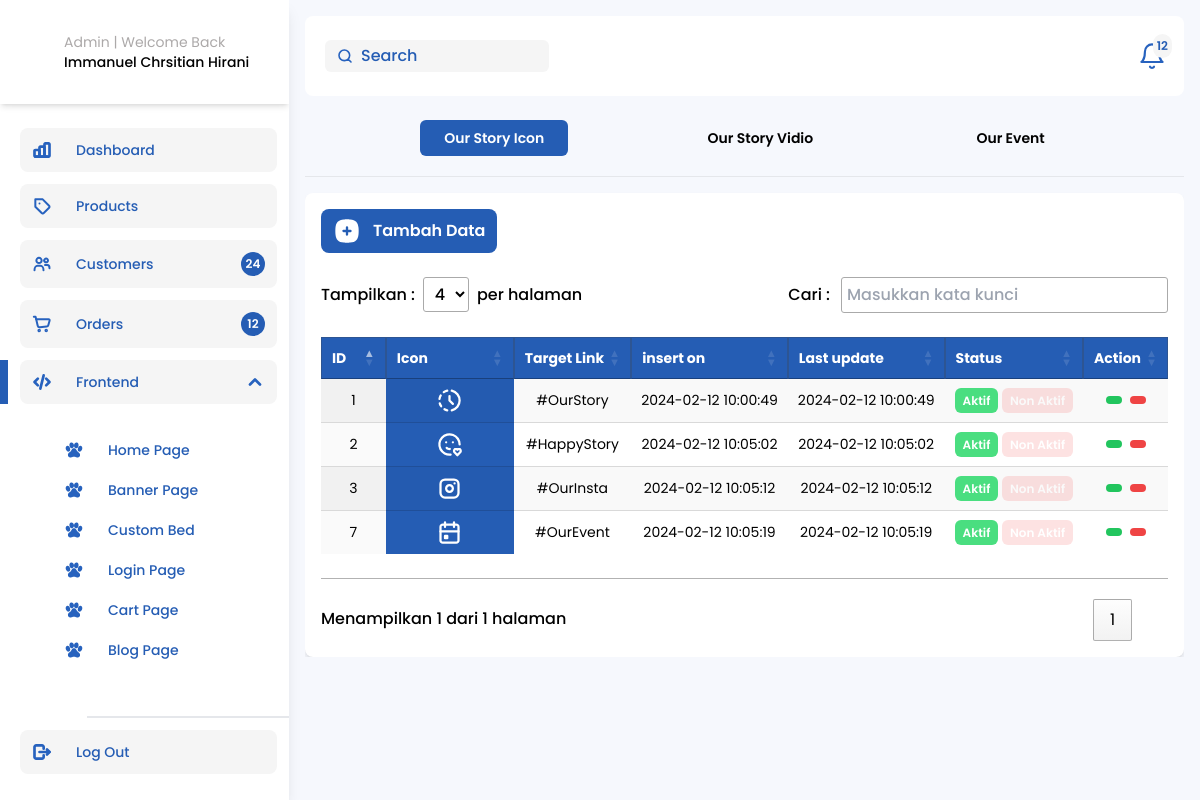
Page /Admin-Blog.php on the committed database.
### tables this page shows
CREATE TABLE `blog` (
  `blog_id` int(11) NOT NULL,
  `blog_type` varchar(50) NOT NULL,
  `blog_icon` varchar(100) NOT NULL,
  `blog_targetLink` varchar(500) NOT NULL,
  `blog_icon_title` varchar(100) NOT NULL,
  `blog_vidio` varchar(500) NOT NULL,
  `status` int(1) NOT NULL,
  `insert_date` datetime NOT NULL DEFAULT current_timestamp(),
  `lastUpdate_date` datetime NOT NULL DEFAULT current_timestamp()
);

### function.php (called while the page is built, shortened)
<?php
$conn = mysqli_connect('localhost', 'root', '', 'nerumeru');
function query($query)
{
    global $conn;
    $result = mysqli_query($conn, $query);
    $rows = [];
    foreach ($result as $row) {
        $rows[] = $row;
    }
    return $rows;
}

### Admin-Blog.php (the view, shortened to what this page needs)
<?php
require "function.php";
$Blogs = query("SELECT * FROM blog WHERE blog_type = 'icon';");
?>
<!doctype html>
<html lang="en">
<head>
  <link rel="stylesheet" href="./css/output.css" />
  <link rel="stylesheet" href="https://cdn.jsdelivr.net/npm/swiper@10/swiper-bundle.min.css" />
  <link rel="stylesheet" href="https://cdn.jsdelivr.net/npm/swiper@10/swiper-bundle.min.css" />
  <link rel="stylesheet" href="https://cdn.jsdelivr.net/npm/@tabler/icons-webfont@latest/tabler-icons.min.css" />
  <link href="https://cdn.datatables.net/1.13.3/css/jquery.dataTables.min.css" rel="stylesheet" />
  <link href="https://cdn.datatables.net/buttons/2.3.5/css/buttons.dataTables.min.css" rel="stylesheet" />
</head>
<body>
  <main class="my-0">
    <section class="admin relative h-screen overflow-hidden my-0">
      <div class="flex items-start justify-between">
        <?php include("sidebar.admin.php"); ?>
        <div class="flex flex-col gap-4 container">
          <header class="flex items-center bg-white rounded-lg justify-between w-full h-20 px-5">
            <div class="header-wrapper w-full flex items-center justify-between">
              <span class="relative">
                <input id="searchAdminNavbar" type="search" class="bg-white-neru px-3 rounded-md  outline-none py-1 w-[224px] pl-9 xl:text-base md:text-sm text-xs" placeholder="Search" />
              </span>
              <div id="notifications" class="relative cursor-pointer">
                <div class="badge absolute -right-2 -top-2 bg-white-neru rounded-full flex items-center justify-center p-1">
                  <h6 class="text-xs text-blue-Neru font-semibold">12</h6>
                </div>
              </div>
            </div>
          </header>
          <div class="max-h-screen w-full overflow-y-auto">
            <div class="scrolXMenu mt-2">
              <div class="flex justify-evenly">
                <button class="ButtonTogglerActive px-6 py-2 font-semibold transition-all ease-in-out duration-300">
                  <h6 class="menu-item">Our Story Icon</h6>
                </button>
                <button class="ButtonTogglerActive px-6 py-2 font-semibold transition-all ease-in-out duration-300">
                  <h6 class="menu-item">Our Story Vidio</h6>
                </button>
                <button class="ButtonTogglerActive px-6 py-2 font-semibold transition-all ease-in-out duration-300">
                  <h6 class="menu-item">Our Event</h6>
                </button>
              </div>
              <hr class="mt-5" />
            </div>
            <div id="IconBlog" class="container hidden BoxTableData bg-white rounded-lg shadow-md 3xl:h-[700px] 2xl:h-[480px] overflow-y-auto mt-4">
              <div class="wrapperAddData mb-6 w-fit">
                <a href="Admin-blogicon-insertData.php" class="bg-blue-Neru w-fit text-white px-3 rounded-lg py-2 cursor-pointer font-semibold text-base flex items-center gap-3">
                  Tambah Data
                </a>
              </div>
              <table id="myTable2" class="myTableDisplay 3xl:text-lg text-sm py-6 display nowrap table hover order-column row-border stripe">
                <thead>
                  <tr class="bg-blue-Neru text-white">
                    <th class="border-[1px] border-black-neru border-opacity-30">ID</th>
                    <th class="border-[1px] border-black-neru border-opacity-30">Icon</th>
                    <th class="border-[1px] border-black-neru border-opacity-30">Target Link</th>
                    <th class="border-[1px] border-black-neru border-opacity-30">insert on</th>
                    <th class="border-[1px] border-black-neru border-opacity-30">Last update</th>
                    <th class="border-[1px] border-black-neru border-opacity-30">Status</th>
                    <th class="border-[1px] border-black-neru border-opacity-30">Action</th>
                  </tr>
                </thead>
                <tbody>
                  <?php foreach ($Blogs as $blogicon) : ?>
                    <tr class="text-center">
                      <td class="w-14"><?= $blogicon["blog_id"] ?></td>
                      <td class="w-40 bg-blue-Neru"><img src="<?= $blogicon["blog_icon"] ?>" class="w-[25%] object-contain mx-auto" alt="" /></td>
                      <td class="w-14"><?= $blogicon["blog_targetLink"] ?></td>
                      <td><?= $blogicon["insert_date"] ?></td>
                      <td><?= $blogicon["lastUpdate_date"] ?></td>
                      <td class="">
                        <?php if ($blogicon["status"] == 1) : ?>
                          <a href="status.php?blog_id=<?= $blogicon["blog_id"] ?>&status=<?= $blogicon["status"] ?>" class="badge bg-green-400 rounded-md w-fit px-2 py-1 mx-auto text-white font-semibold text-xs opacity-100">Aktif</a>
                          <a href="status.php?blog_id=<?= $blogicon["blog_id"] ?>&status=<?= $blogicon["status"] ?>" class="badge bg-red-400 rounded-md w-fit px-2 py-1 mx-auto text-white font-semibold text-xs opacity-20">Non Aktif</a>
                        <?php endif; ?>
                      </td>
                      <td>
                        <span class="flex items-center gap-2 justify-center">
                          <a href="Admin-blogicon-UpdateData.php?blog_id=<?= $blogicon["blog_id"] ?>" class="text-white rounded-full px-2 py-1 bg-green-500 text-2xl cursor-pointer"><i class="ti ti-pencil"></i></a>
                          <a onclick="return confirm('Apakah Anda yakin ingin menghapus data ini?')" href="hapus.php?blog_id=<?= $blogicon["blog_id"] ?>" class="HapusDataToggler text-white bg-red-500 px-2 py-1 rounded-full text-2xl cursor-pointer "><i class="ti ti-trash"></i></a>
                        </span>
                      </td>
                    </tr>
                  <?php endforeach; ?>
                </tbody>
              </table>
            </div>
          </div>
        </div>
      </div>
    </section>
  </main>
</body>
</html>

### rows in the picture
blog: blog_id "1", blog_icon (picture), blog_targetLink "#OurStory", insert_date "2024-02-12 10:00:49", lastUpdate_date "2024-02-12 10:00:49"
blog: blog_id "2", blog_icon (picture), blog_targetLink "#HappyStory", insert_date "2024-02-12 10:05:02", lastUpdate_date "2024-02-12 10:05:02"
blog: blog_id "3", blog_icon (picture), blog_targetLink "#OurInsta", insert_date "2024-02-12 10:05:12", lastUpdate_date "2024-02-12 10:05:12"
blog: blog_id "7", blog_icon (picture), blog_targetLink "#OurEvent", insert_date "2024-02-12 10:05:19", lastUpdate_date "2024-02-12 10:05:19"
